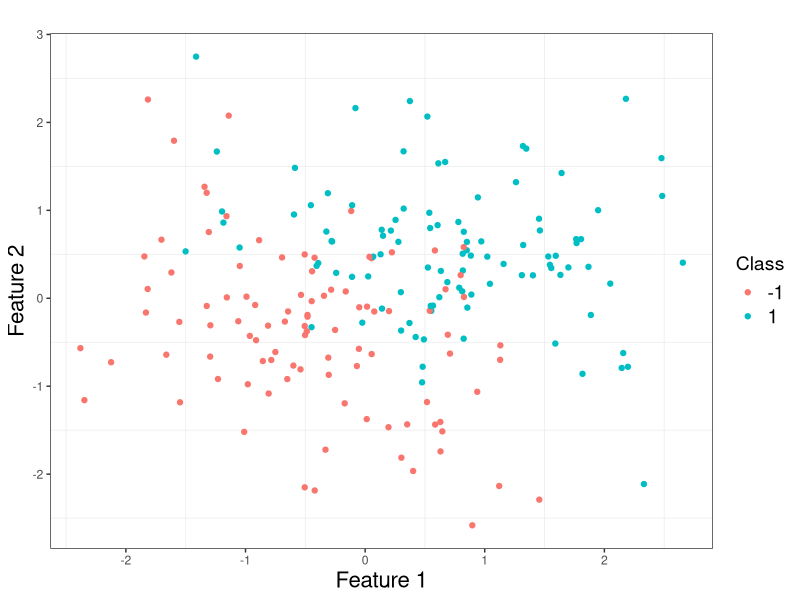
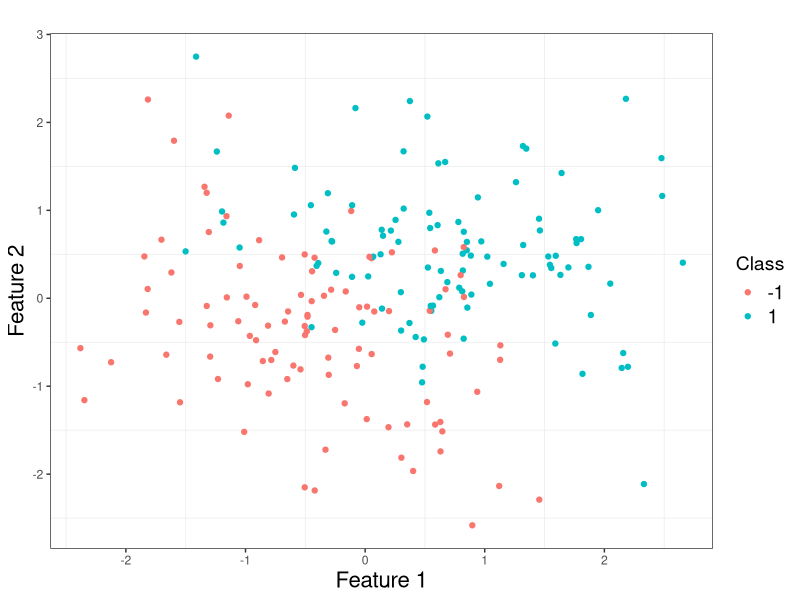

These charts were generated, in order, by the following R code:
if (!requireNamespace("ggplot2")) {
  install.packages("ggplot2")
}
#if (!requireNamespace("penalizedSVM")) {
#  install.packages("penalizedSVM")
#}

# Load libraries
library(ggplot2)
#library(penalizedSVM)

set.seed(12345)
#dat.orig <- sim.data(n = 200, ng = 100, nsg = 50)
#dat <- as.data.frame(cbind(data.frame(dat.orig$x), dat.orig$y))
#dat.red <- data.frame(cbind(dat$X1, dat$X2, dat$`dat.orig$y`))
x1 = rnorm(200, 0, 1)
x2 = rnorm(200, 0, 1)
y = rbinom(200, 1, plogis(1.5*(x1+x2)))
y[y == 0] = -1
dat.red = data.frame(x1, x2, y)
names(dat.red) <- c("x1", "x2", "y")
dat.red$y <- as.factor(dat.red$y)

p <- ggplot(data = dat.red, aes(x = x1, y = x2, color = y)) +
  geom_point() +
  labs(x = "Feature 1", y = "Feature 2", color = "Class") +
  theme_bw() +
  theme(axis.title.x = element_text(size = 16),
        axis.title.y = element_text(size = 16),
        legend.title = element_text(size = 14),
        legend.text = element_text(size = 14),
        panel.grid.major = element_blank()) +
  scale_x_continuous(breaks = -3:3) +
  scale_y_continuous(breaks = -3:3) +
  ggtitle("")
p




# save the plot
ggsave("slides/09-feature-selection/figure/fs-micro-array.png", p, width = 12, height = 10, units = "cm")
